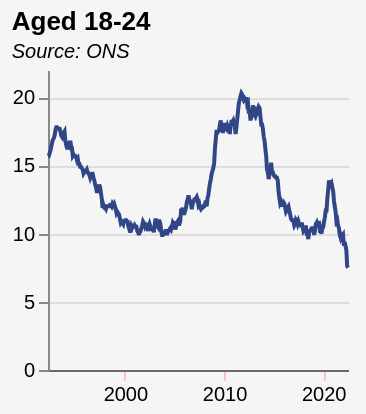

Vega-Lite specification stored for this chart:
### Vega-Lite specification from a JSON file in a GitHub repository (floating-point values rounded to 4 significant figures; data arrays with more than 128 entries replaced by an {"elided": "..."} marker saying what was removed)
{"$schema": "https://vega.github.io/schema/vega-lite/v5.json", "title": {"text": "Aged 18-24", "subtitle": " Source: ONS", "subtitleFontStyle": "italic", "subtitleFontSize": 10, "anchor": "start", "color": "black", "subtitleColor": "black"}, "config": {"background": "whitesmoke", "view": {"stroke": "transparent"}}, "width": 150, "height": 150, "data": {"values": {"elided": "364 records"}, "format": {"parse": {"date": "date"}}}, "mark": {"type": "line", "point": false, "color": "#314686"}, "encoding": {"x": {"field": "date", "type": "temporal", "axis": {"title": null, "grid": false, "labelSeparation": 10, "domainColor": "dimgrey", "labelColor": "black", "tickColor": "pink", "gridColor": "dimgrey"}}, "y": {"field": "value", "type": "quantitative", "title": ""}}}
